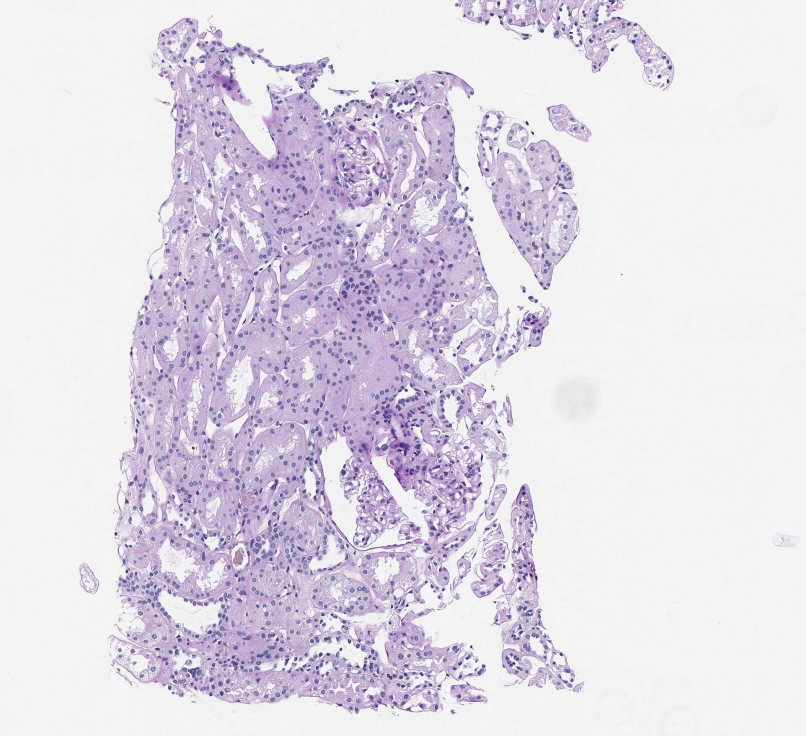
#> input picture AT2Scan.jpg, 2418 x 2208 px, found by its file name (shown at 1/3 size)
$ python Task2.py
#> lines starting #> are read from the running program, lines starting #| are printed output that depends on the picture
################
##  Task 2 - Tile Sampling
##  Byron Smith
##  9/9/2020
##
##  This code is written to inspect tissue sampling.  Deep learning
##  algorithms are not generally built to run on large images and may need
##  to be sub-sampled.  Here we look at 2 different systematic sampling
##  methods as well as a random sampling method.  Almost always deep
##  learning input are squares of size 256x256, 512x512, etc. and so
##  I follow suite by demonstrating these sampling methods using
##  squares of 240x240.

##  One reason to inspect an image like this is to explore what kind
##  of information may be captured in a sub-sampling and then processed
##  by a model.

import numpy as np
import cv2
import random
from matplotlib import pyplot as plt
from matplotlib import patches as patches

######################
##  Read in the image
######################

pic1 = cv2.imread("~/AT2Scan.jpg")
#> pic1 is the input picture: shape (2208, 2418, 3); mean B, G, R 230.1, 218.6, 224

# The default read of a JPEG image using cv2 is in blue-green-red rather than red-green-blue.
# I will convert this for consistency.
pic1 = cv2.cvtColor(pic1, cv2.COLOR_BGR2RGB)


############################
##  Grid Images
############################

out, figs = plt.subplots(1,3)
figs[0].imshow(pic1)
for i in range(258, 1699, 240):
    figs[0].plot([i,i], [24,2184], 'k-')
for i in range(24, 2185, 240):
    figs[0].plot([258,1698], [i,i], 'k-')

figs[1].imshow(pic1)
for i in range(258, 1699, 288):
    figs[1].plot([i, i], [24, 2184], 'k-')
    figs[1].plot([i+80, i+80], [24, 2184], 'k-')
for i in range(24, 2185, 288):
    figs[1].plot([258, 1698], [i, i], 'k-')
    figs[1].plot([258, 1698], [i+80, i+80], 'k-')

random.seed(48735739)
num_boxes = 54

figs[2].imshow(pic1)
for i in range(num_boxes):
    x = random.randrange(258, 1458)
    y = random.randrange(24, 1944)
    rect = patches.Rectangle([x,y], 240, 240, edgecolor='black', facecolor='none', fill=False)
    figs[2].add_patch(rect)
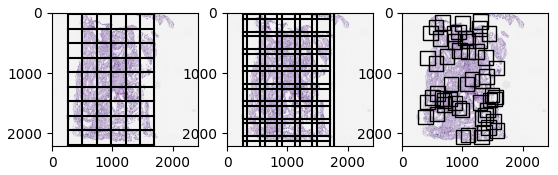
#> figure drawn by matplotlib, 3 panels
